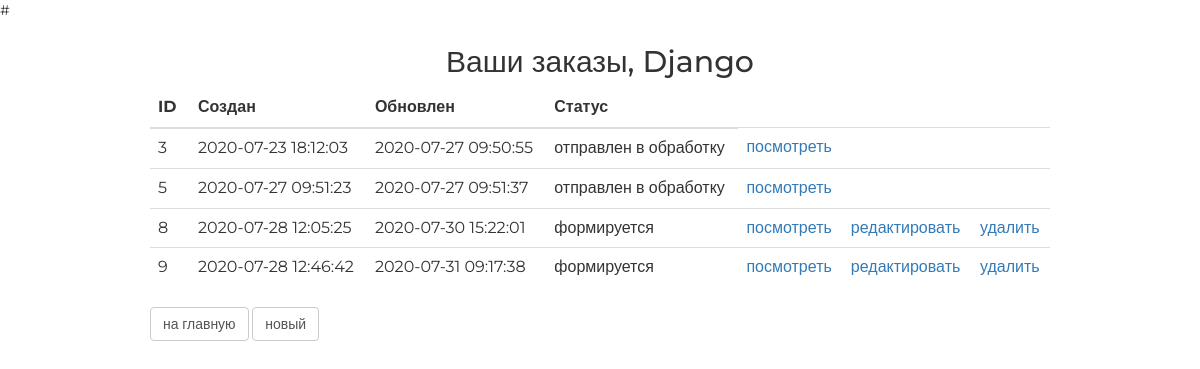
/orders/ (signed in), run on the app's committed database.
### authapp/models.py (models this page shows, shortened)
class ShopUser(AbstractUser):
    age = models.PositiveSmallIntegerField(verbose_name='возраст', null=True)
    avatar = models.ImageField(upload_to='users_avatars', blank=True)
    activation_key = models.CharField(max_length=128, blank=True)
    activation_key_expires = models.DateTimeField(default=get_activation_key_expires)

### ordersapp/models.py (models this page shows, shortened)
class Order(models.Model):
    FORMING = 'FM'
    SENT_TO_PROCEED = 'STP'
    PROCEED = 'PRD'
    PAID = 'PD'
    READY = 'RDY'
    CANCEL = 'CNC'
    ORDER_STATUS_CHOICES = (
        (FORMING, 'формируется'),
        (SENT_TO_PROCEED, 'отправлен в обработку'),
        (PROCEED, 'оплачен'),
        (PAID, 'обрабатывается'),
        (READY, 'готов к выдаче'),
        (CANCEL, 'отменён'),
    )
    user = models.ForeignKey(get_user_model(), on_delete=models.CASCADE)
    created = models.DateTimeField(verbose_name='Создан', auto_now_add=True)
    updated = models.DateTimeField(verbose_name='Обновлён', auto_now=True)
    status = models.CharField(verbose_name='Статус',
                              max_length=3,
                              choices=ORDER_STATUS_CHOICES,
                              default=FORMING)
    is_active = models.BooleanField(verbose_name='активен',db_index=True, default=True)
    class Meta:
        ordering = ('pk',)
        verbose_name = 'заказ'
        verbose_name_plural = 'заказы'

### ordersapp/views.py (the view)
# urls.py: path('', ordersapp.OrderList.as_view(), name='index'),
class OrderList(ListView):
    model = Order
    def get_queryset(self):
        return self.request.user.order_set.all()

### basketapp/context_processors.py (called while the page is built)
def basket(request):
    if request.user.is_authenticated:
        basket = request.user.basket.select_related().all()
    else:
        basket = []
    return {
        'basket':basket,
    }

### mainapp/context_processors.py (called while the page is built)
def menu(request):
    menu = ProductCategory.objects.filter(is_active=True)
    return {
        'categories': menu,
    }

### ordersapp/templates/ordersapp/order_list.html
#{% extends 'ordersapp/base.html' %}
{% load static %}
{% block container %}
    <div class="h2 text-center head">
        Ваши заказы, {{ user.first_name|default:'пользователь'|title }}
    </div>
    <table class="table orders_list">
        <thead>
        <tr>
            <th>ID</th>
            <th>Создан</th>
            <th>Обновлен</th>
            <th>Статус</th>
        </tr>
        </thead>
        <tbody>
        {% for item in object_list %}
            <tr>
                <td class="td1 orders_list">{{ item.pk }}</td>
                <td>{{ item.created|date:"Y-m-d H:i:s" }}</td>
                <td>{{ item.updated|date:"Y-m-d H:i:s" }}</td>
                <td>{{ item.get_status_display }}</td>
                <td>
                    <a href="{% url 'ordersapp:order_read' item.pk %}">
                        посмотреть
                    </a>
                </td>
                <td>
                    {% if item.status == 'FM' %}
                        <a href="{% url 'ordersapp:order_update' item.pk %}">
                            редактировать
                        </a>
                    {% endif %}
                </td>
                <td>
                    {% if item.status == 'FM' %}
                        <a href="{% url 'ordersapp:order_delete' item.pk %}">
                            удалить
                        </a>
                    {% endif %}
                </td>
            </tr>
        {% endfor %}
        </tbody>
    </table>
    <button class="btn btn-default btn-round">
        <a href="{% url 'main:index' %}">
            на главную
        </a>
    </button>
    <button class="btn btn-default btn-round">
        <a href="{% url 'ordersapp:order_create' %}">
            новый
        </a>
    </button>
{% endblock %}

### static/css/style.css (style rules this page uses)
* { margin: 0; padding: 0; }
.order_container button a { text-decoration: none; color: #555; }
.table.orders_list { min-width: 600px; }
.td1.orders_list { width: 40px; }
body { font-family: 'Montserrat', sans-serif; }
html, body { height: 100%; }
table { width: 100%; }
td:first-child { width: 235px; }

### data on the page
ShopUser: first_name "Django"
Order: pk "3", created "2020-07-23 18:12:03", updated "2020-07-27 09:50:55", status "отправлен в обработку"
Order: pk "5", created "2020-07-27 09:51:23", updated "2020-07-27 09:51:37", status "отправлен в обработку"
Order: pk "8", created "2020-07-28 12:05:25", updated "2020-07-30 15:22:01", status "формируется", shows "редактировать", shows "удалить"
Order: pk "9", created "2020-07-28 12:46:42", updated "2020-07-31 09:17:38", status "формируется", shows "редактировать", shows "удалить"
